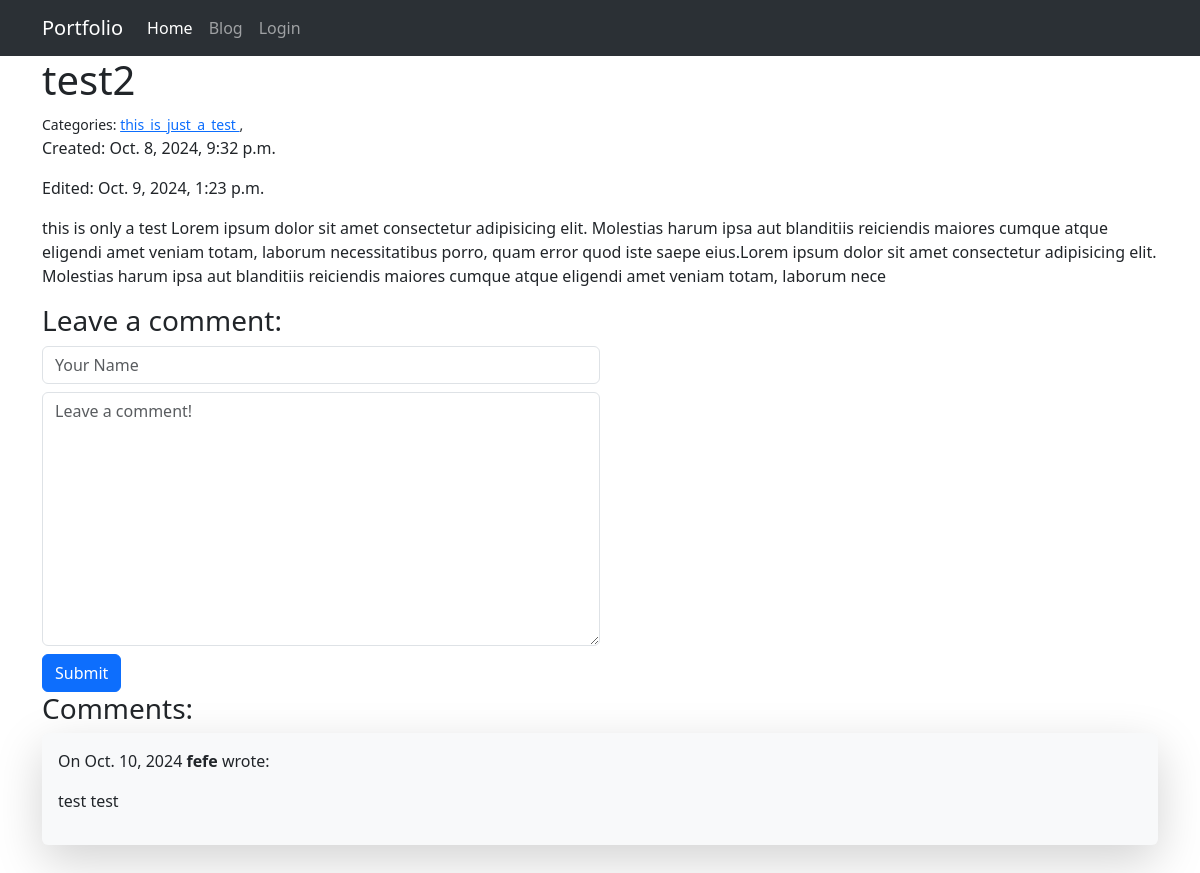
The app's page /blog/post/3/, older data.
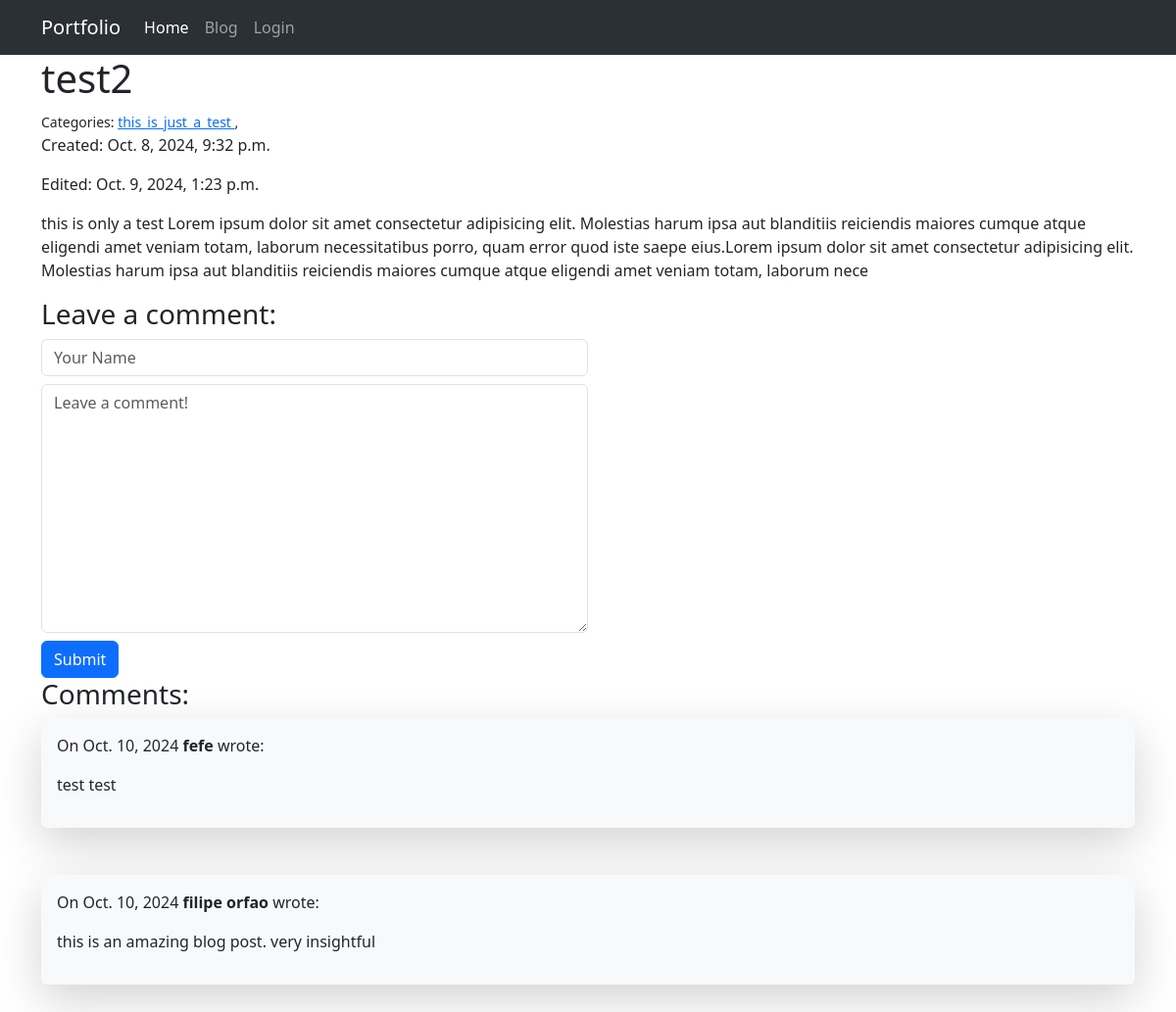
The same page, newer data.
### blog/models.py (models this page shows, shortened)
class Post(models.Model):
    title = models.CharField(max_length=255)
    body = models.TextField()
    created_on = models.DateTimeField(auto_now_add=True)
    last_modified = models.DateTimeField(auto_now=True)
    categories = models.ManyToManyField("Category", related_name="posts")

class Category(models.Model):
    name = models.CharField(max_length=50)
    class Meta:
        verbose_name_plural = "categories"

class Comment(models.Model):
    author = models.CharField(max_length=63)
    body = models.TextField()
    created_on = models.DateTimeField(auto_now_add=True)
    post = models.ForeignKey("Post", on_delete=models.CASCADE)

### blog/views.py (the view, shortened to what this page needs)
# urls.py: path("post/<int:pk>/", views.blog_detail, name="blog_detail"),
def blog_detail(request, pk):
    post = Post.objects.get(pk=pk)
    form = CommentForm()
    comments = Comment.objects.filter(post=post)
    context = {
        "post": post,
        "comments": comments,
        "form": CommentForm(),
    }
    return render(request, "blog/detail.html", context)

### blog/forms.py
class CommentForm(forms.Form):
    author = forms.CharField(
        max_length=60,
        widget=forms.TextInput(
            attrs={"class": "form-control", "placeholder": "Your Name"}
        ),
    )
    body = forms.CharField(
        widget=forms.Textarea(
            attrs={"class": "form-control", "placeholder": "Leave a comment!"}
        )
    )

### blog/templates/blog/detail.html (shortened to what this page needs)
{% extends "projects/base.html" %} {% block content %}
<h1>{{ post.title }}</h1>
<small>
  Categories: {% for category in post.categories.all %}
  <a href="{% url 'blog:blog_category' category.name %}">
    {{ category.name }}
  </a>
  , {% endfor %}
</small>
<p>Created: {{ post.created_on }}</p>
<p>Edited: {{ post.last_modified }}</p>
<p>{{ post.body | slice:'400' }}</p>
<h3>Leave a comment:</h3>
<form method="post">
  <div class="w-50 mb-2">{{form.author}}</div>
  <div class="w-50 mb-2">{{form.body}}</div>
  <button type="submit" class="btn btn-primary">Submit</button>
</form>
<h3>Comments:</h3>
{% for comment in comments %}
<div class="shadow-lg p-3 mb-5 bg-body-tertiary rounded">
  <p>
    On {{ comment.created_on.date }}
    <strong>{{ comment.author }}</strong> wrote:
  </p>
  <p>{{ comment.body | linebreaks }}</p>
</div>
{% endfor %} {% endblock content %}

### projects/templates/projects/base.html (shortened to what this page needs)
<!DOCTYPE html>
<html lang="en">
  <head>
    <link
      href="https://cdn.jsdelivr.net/npm/bootstrap@5.3.3/dist/css/bootstrap.min.css"
      rel="stylesheet"
    />
  </head>
  <body>
    <nav class="navbar navbar-expand-lg bg-body-tertiary" data-bs-theme="dark">
      <div class="container-fluid container">
        <a
          class="navbar-brand"
          href="{% url 'projects:all_projects' %}"
          data-bs-theme="dark"
          >Portfolio</a
        >
        <div class="collapse navbar-collapse" id="navbarNav">
          <ul class="navbar-nav">
            <li class="nav-item">
              <a
                class="nav-link active"
                aria-current="page"
                href="{% url 'projects:all_projects' %}"
                >Home</a
              >
            </li>
            <li class="nav-item">
              <a class="nav-link" href="{% url 'blog:all_blogs' %}">Blog</a>
            </li>
            <li class="nav-item">
              {% if user.is_authenticated %}
              <form method="post" action="{% url 'logout' %}">
                {% csrf_token %}
                <button type="submit" class="nav-link d-flex">Logout</button>
              </form>
              {%else%}
              <a href="{% url 'login' %}" class="nav-link d-flex">Login</a>
              {% endif %}
            </li>
          </ul>
        </div>
      </div>
    </nav>
    <div class="container">{% block content %} {% endblock %}</div>
  </body>
</html>

Row changes from the older to the newer data that the page shows:
added Comment: created_on "Oct. 10, 2024", author "filipe orfao", body "this is an amazing blog post. very insightful"
